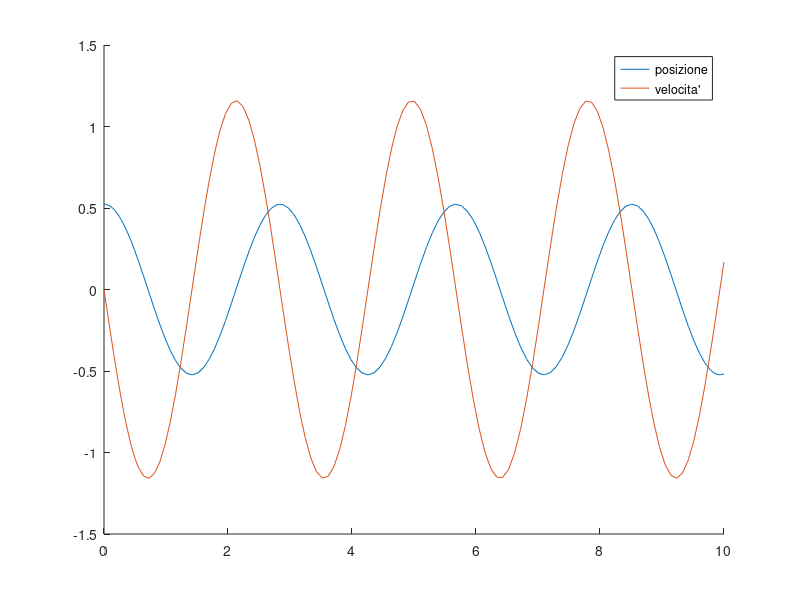

The MATLAB source for this figure:
k=9.8/2;
f = @(x,y) [y(2); -k*y(1)];
y0 = [pi/6,0];
[x,y] = ode45(f,[0, 10],y0);
hold on
plot(x,y(:,1))
plot(x,y(:,2))
legend("posizione", "velocita'")
